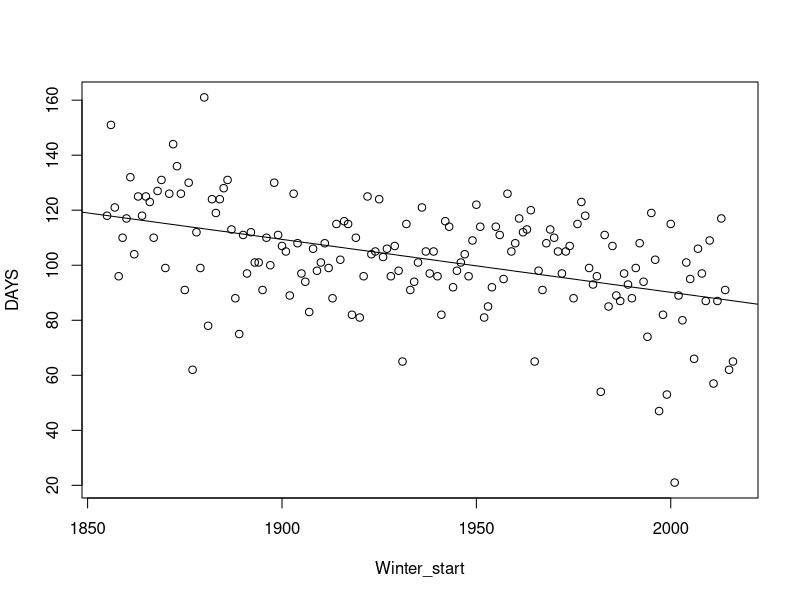
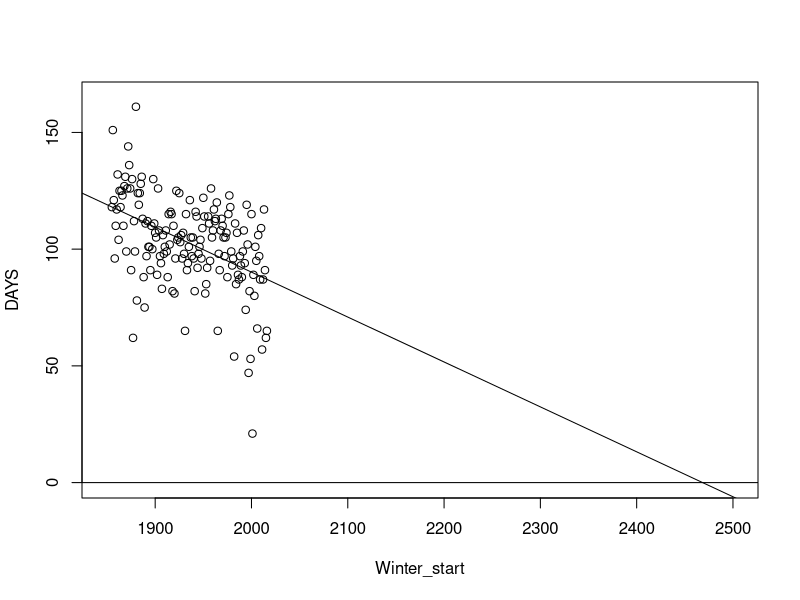
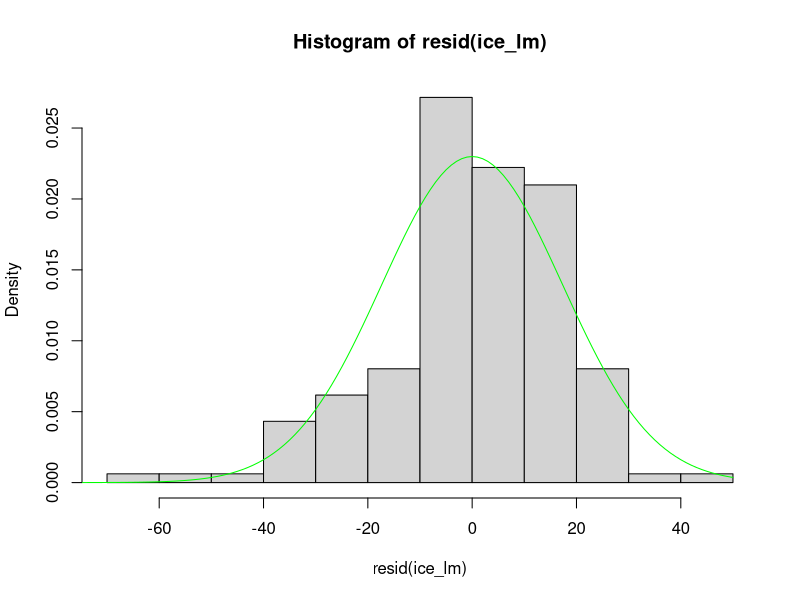
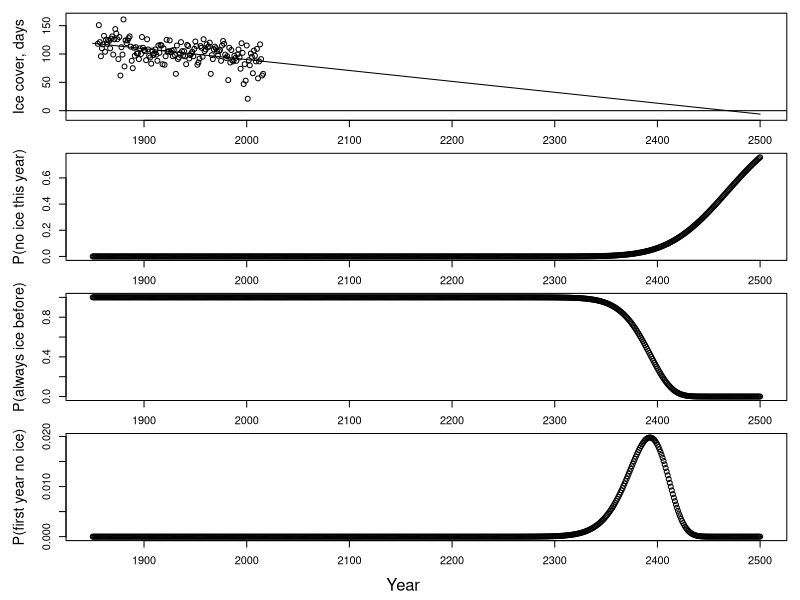

R code for these plots, in order:
#Script to calc probabilities of no ice cover on Mendota
#CDB, 3/14/17

#read in data, scraped from http://www.aos.wisc.edu/~sco/lakes/Mendota-ice.html
dat = read.csv("MendotaIce_1855_2016.csv", stringsAsFactors=FALSE)

#plot time series of cover
plot(dat[,c("Winter_start", "DAYS")])

#linear model for days of ice cover
ice_lm = lm(DAYS~Winter_start, data=dat)
summary(ice_lm)
abline(ice_lm)

#plot extended
plot(dat[,c("Winter_start", "DAYS")], xlim=c(1850, 2500), ylim=c(0, 165))
abline(ice_lm)
abline(h=0)

#sd of scatter around trend
SD = sd(resid(ice_lm))

# 'probability' of no ice in a given year (assume linear trend and constant scatter around trend)
prob_noIce = data.frame(Winter_start=1850:2500)
prob_noIce$Cover_trend = predict(ice_lm, prob_noIce)
prob_noIce$P_noIce_thisYear = pnorm(-1*prob_noIce$Cover_trend,mean=prob_noIce$Cover_trend, sd=SD)
prob_noIce$P_yesIce_thisYear = 1 - prob_noIce$P_noIce_thisYear

#probability of continuous ice up to a given year (ignoring that we have observations up to 2016, probably okay as those probabilities are essentially 1)
P_alwaysIce_toThisYear_inclusive = cumprod(prob_noIce$P_yesIce_thisYear)
P_alwaysIce_beforeThisYear = c(1,P_alwaysIce_toThisYear_inclusive[-length(P_alwaysIce_toThisYear_inclusive)])
prob_noIce$P_alwaysIce_beforeThisYear = P_alwaysIce_beforeThisYear

#probability that a given year is the first w/o ice cover
prob_noIce$P_thisYear_firstNoIce = prob_noIce$P_alwaysIce_beforeThisYear * prob_noIce$P_noIce_thisYear

#plot
png("Mendota_iceCover.png")
par(mfrow=c(4,1), mar=c(1.5,4.5,1,1), oma=c(3,0.5,0,0), cex.lab=1.3)
plot(prob_noIce[c("Winter_start", "Cover_trend")], type="l", ylim=c(-10,165), ylab="Ice cover, days")
abline(h=0)
points(dat[,c("Winter_start", "DAYS")])
plot(prob_noIce[c("Winter_start", "P_noIce_thisYear")], ylab="P(no ice this year)")
plot(prob_noIce[c("Winter_start", "P_alwaysIce_beforeThisYear")], ylab="P(always ice before)")
plot(prob_noIce[c("Winter_start", "P_thisYear_firstNoIce")], ylab="P(first year no ice)")
mtext("Year", side=1, outer=TRUE, line=1.5)
dev.off()

#best guess
prob_noIce[which.max(prob_noIce$P_thisYear_firstNoIce), "Winter_start"]
max(prob_noIce$P_thisYear_firstNoIce)

#see how normal dist fits residuals
hist(resid(ice_lm), freq=FALSE)
xfit = seq(-80, 50, 1)
yfit = dnorm(xfit, mean=0, sd=SD)
lines(xfit,yfit, col="green")